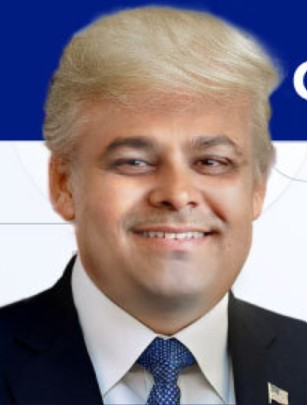
#> input picture backend_clean/test_fake.jpg, 307 x 405 px
$ python -i video_utils.py   (imports and definitions only)
#> lines starting #> are read from the running program, lines starting #| are printed output that depends on the picture
import os
import cv2
import numpy as np

BASE_DIR = os.path.dirname(os.path.dirname(os.path.abspath(__file__)))
CASCADE_PATH = os.path.join(BASE_DIR, "models", "cascades", "haarcascade_frontalface_default.xml")

face_cascade = None
if os.path.exists(CASCADE_PATH):
    face_cascade = cv2.CascadeClassifier(CASCADE_PATH)
else:
    # Fallback to default cv2 path if available
    cv2_cascade_path = cv2.data.haarcascades + "haarcascade_frontalface_default.xml"
    if os.path.exists(cv2_cascade_path):
        face_cascade = cv2.CascadeClassifier(cv2_cascade_path)


# [13 lines left out: function preprocess_frame_normalization, not called in this run]


def extract_face_crop(img_rgb: np.ndarray, target_size: tuple = (224, 224)) -> np.ndarray:
    """
    Extracts a size-invariant padded face crop from a still image.
    Uses multi-scale face localization with 35% bounding box padding.
    """
#> called with target_size = (224, 224)
    if img_rgb is None or img_rgb.size == 0:
        return None

    faces = ()
    if face_cascade is not None and not face_cascade.empty():
        gray = cv2.cvtColor(img_rgb, cv2.COLOR_RGB2GRAY)
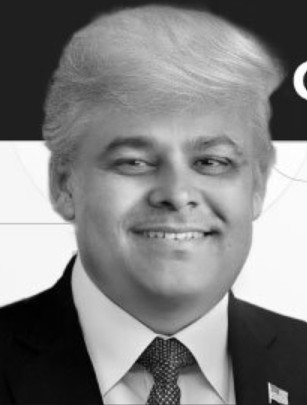
#> gray: shape (405, 307); min 0, max 255, mean 129.4
        faces = face_cascade.detectMultiScale(gray, scaleFactor=1.1, minNeighbors=4, minSize=(40, 40))
#> faces = [[69, 73, 214, 214]]

    if len(faces) == 0:
        # If no frontal face detected, return centered square crop
        h, w, _ = img_rgb.shape
        min_dim = min(h, w)
        cy, cx = h // 2, w // 2
        half = min_dim // 2
        crop = img_rgb[max(0, cy-half):min(h, cy+half), max(0, cx-half):min(w, cx+half)]
        if target_size is not None and crop.size > 0:
            crop = cv2.resize(crop, target_size, interpolation=cv2.INTER_CUBIC)
        return crop if crop.size > 0 else img_rgb

    # Select largest detected face
    x, y, w, h = max(faces, key=lambda f: f[2] * f[3])
#> x = 69; y = 73; w = 214; h = 214
    img_h, img_w, _ = img_rgb.shape
#> img_h = 405; img_w = 307

    pad = 0.35
    x1 = max(0, int(x - w * pad))
#> x1 = 0
    y1 = max(0, int(y - h * pad))
#> y1 = 0
    x2 = min(img_w, int(x + w * (1.0 + pad)))
#> x2 = 307
    y2 = min(img_h, int(y + h * (1.0 + pad)))
#> y2 = 361

    crop = img_rgb[y1:y2, x1:x2]
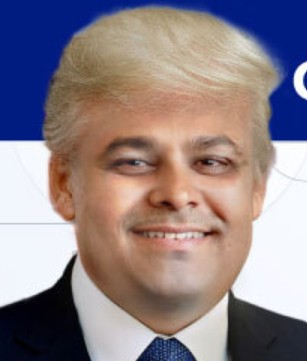
#> crop: shape (361, 307, 3); mean R, G, B 144.6, 131.1, 135.9
    if crop.shape[0] < 30 or crop.shape[1] < 30:
        return None

    if target_size is not None:
        crop = cv2.resize(crop, target_size, interpolation=cv2.INTER_CUBIC)
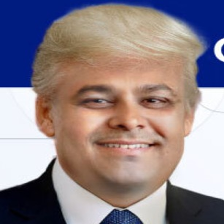
#> crop: shape (224, 224, 3); mean R, G, B 144.6, 131.1, 135.9

    return crop


# [57 lines left out: function extract_faces_from_video, not called in this run]

>>> import cv2
>>> picture = cv2.cvtColor(cv2.imread('../test_fake.jpg'), cv2.COLOR_BGR2RGB)
>>> result = extract_face_crop(picture)

$ run again, on backend_clean/test_real.jpg
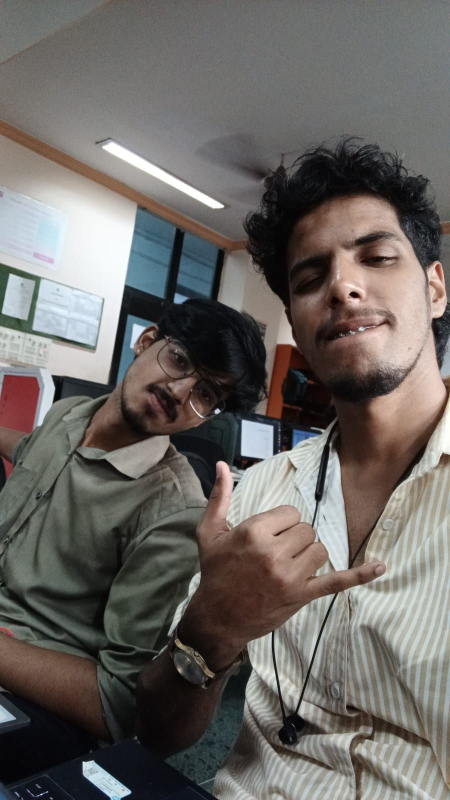
#> input picture backend_clean/test_real.jpg, 900 x 1600 px (shown at 1/2 size)
#> in extract_face_crop, `gray = cv2.cvtColor(img_rgb, cv2.COLOR_RGB2GRAY)`:
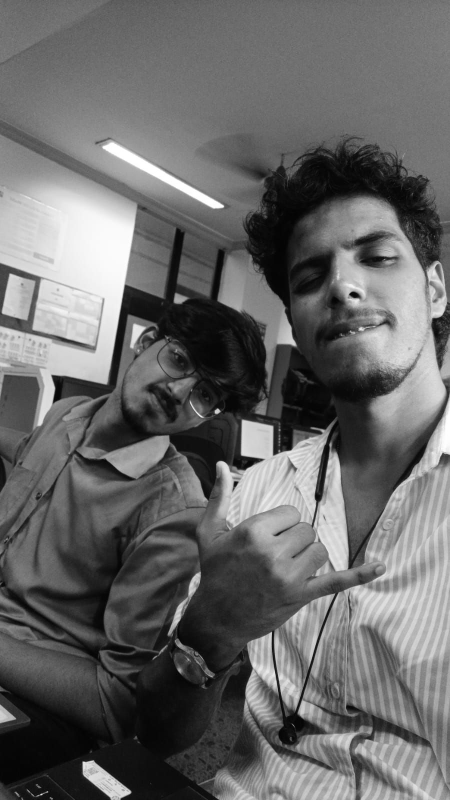
#> gray: shape (1600, 900) (shown at 1/2 size); min 0, max 255, mean 103.9
#> faces = [[518, 386, 353, 353]]
#> x = 518; y = 386; w = 353
#> x1 = 394
#> y1 = 262
#> x2 = 900
#> y2 = 862
#> in extract_face_crop, `crop = cv2.resize(crop, target_size, interpolation=cv2.INTER_CUBIC)`:
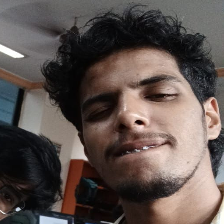
#> crop: shape (224, 224, 3); mean R, G, B 93.5, 82.4, 78.3

$ run again, on backend_clean/im1_top.png
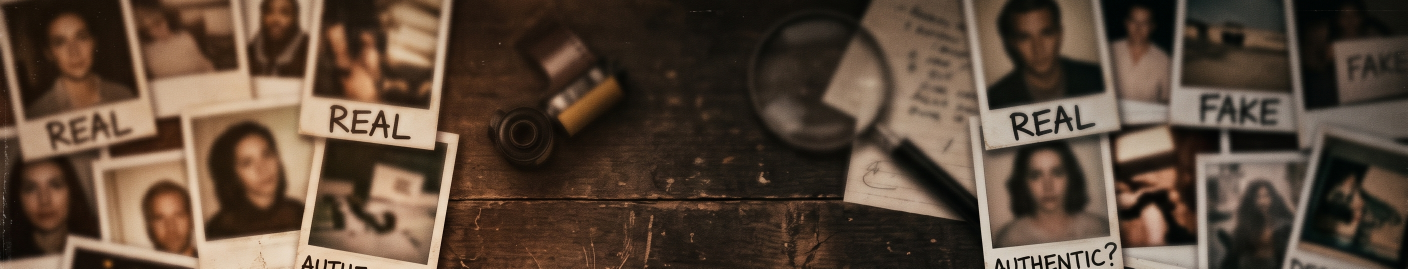
#> input picture backend_clean/im1_top.png, 2816 x 537 px (shown at 1/2 size)
#> in extract_face_crop, `gray = cv2.cvtColor(img_rgb, cv2.COLOR_RGB2GRAY)`:
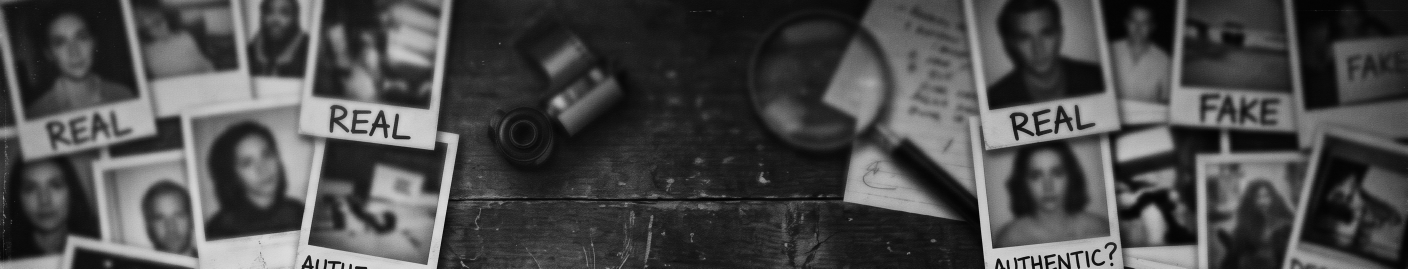
#> gray: shape (537, 2816) (shown at 1/2 size); min 0, max 225, mean 74.9
#> faces = [[2250, 23, 58, 58], [1699, 154, 71, 71], [2389, 170, 63, 63], [1888, 286, 60, 60], [2040, 308, 110, 110], [289, 394, 103, 103], [2014, 28, 113, 113], [79, 34, 123, 123], [2347, 8, 112, 112], [459, 278, 111, 111], [669, 155, 112, 112], [24, 327, 128, 128]]
#> x = 24; y = 327; w = 128
#> x1 = 0
#> y1 = 282
#> x2 = 196
#> y2 = 499
#> in extract_face_crop, `crop = cv2.resize(crop, target_size, interpolation=cv2.INTER_CUBIC)`:
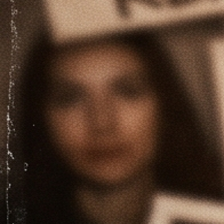
#> crop: shape (224, 224, 3); mean R, G, B 79, 55.3, 39.9
